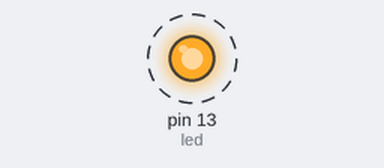
The sketch below on a simulated Arduino Uno, built with avr-gcc and run on an emulated ATmega328P. Shown: output pins drawn as LEDs (lit = HIGH). Dashed ring = blinking.

Above: at 0.2 s.
Timing chart, 0 to 3.0 s (numbered marks = the images above):
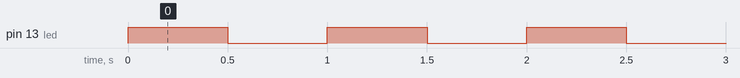

The sketch:

Exercise_2b.ino
```cpp
/*  Arduino learning
 *  Exercise #2b
 *
 */

int led = 13;  //define onboard LED on pin 13 as a global variable
int delayLength = 500; //declares an int variable and assigns value 500

void setup()
{
  pinMode(led,OUTPUT);  //sets I/O 13 into output mode
}

void loop()
{
  if(digitalRead(led))  //
  //if(digitalRead(led) == HIGH)    //alternative has the same result
  //if(digitalRead(led) != LOW)     //alternative has the same result
  {
    digitalWrite(led,LOW);
  }
  else
  {
    digitalWrite(led,HIGH);
  }
  delay(delayLength);
}
```

Measured:
- by itself, pin 13 (led): alternates HIGH for 0.50 s and LOW for 0.50 s
